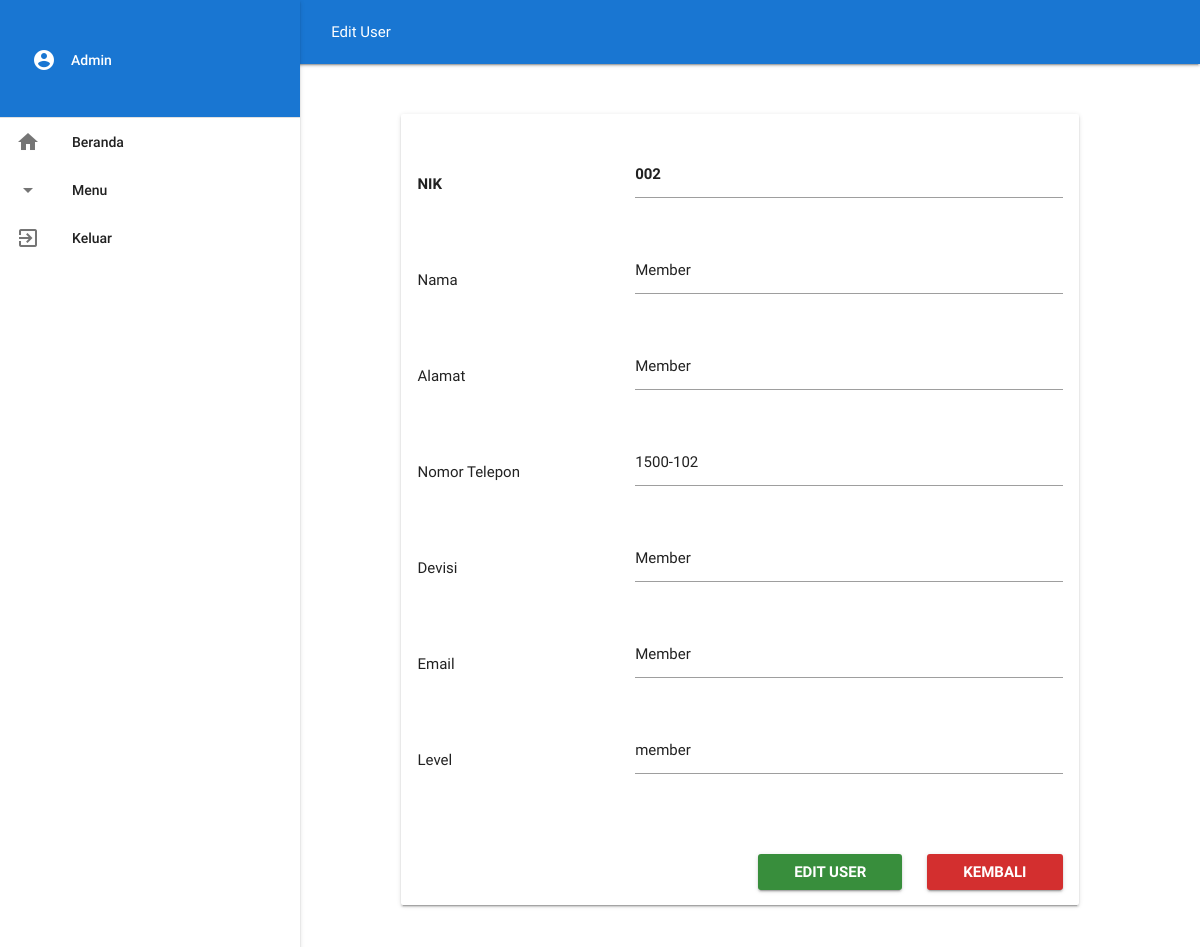
The page /admin/edit-user.php?id=2 (signed in) on the database its author committed.
### tables this page shows
CREATE TABLE `users` (
  `id` int(11) NOT NULL,
  `nik` varchar(100) NOT NULL,
  `nama` varchar(100) NOT NULL,
  `alamat` varchar(200) NOT NULL,
  `telepon` varchar(100) NOT NULL,
  `username` varchar(100) NOT NULL,
  `password` varchar(100) NOT NULL,
  `level` enum('admin','member') NOT NULL DEFAULT 'member',
  `divisi` varchar(100) NOT NULL,
  `email` varchar(100) NOT NULL
);

### admin/edit-user.php (the view, shortened to what this page needs)
<?php session_start();
$nama = ( isset($_SESSION['user']) ) ? $_SESSION['user'] : '';
?>
<?php
include_once("../config.php");
?>
<?php
$id = $_GET['id'];
$result = mysqli_query($koneksi, "SELECT * FROM users WHERE id=$id");
while($user_data = mysqli_fetch_array($result))
{
  $nik = $user_data['nik'];
  $name = $user_data['nama'];
  $alamat = $user_data['alamat'];
  $mobile = $user_data['telepon'];
  $divisi = $user_data['divisi'];
  $email = $user_data['email'];
  $level = $user_data['level'];
}
?>
<!DOCTYPE html>
<html>
<head>
    <link href="../fonts/material.css" rel="stylesheet">
    <link type="text/css" rel="stylesheet" href="../css/materialize.min.css"  media="screen,projection"/>
</head>
<body>
	<div class="row">
		<header>
	        <nav class="row top-nav blue darken-2">
	    		<div class="container">
	    			<div class="col offset-l2 nav-wrapper">
	    				<a class="page-title">Edit User</a>
	    			</div>
	    		</div>
			</nav>
			<ul id="slide-out" class="side-nav fixed">
	            <li class="no-padding">
		            <ul class="collapsible collapsible-accordion">
		                <li>
		                	<div class="user-view">
		                    	<div class="background" style="margin-bottom:-15%;">
		                    		<img src="../images/logincok.png">
		                    	</div>
		                		<span class="white-text name"><?php echo $nama; ?><i class="material-icons left">account_circle</i></span>
		                	</div>
		                </li>
		                <li><div class="divider" style="margin-top:15%;"></div></li>
		                <li><a href="index.php" class="collapsible-header">Beranda<i class="material-icons">home</i></a></li>
		                <li>
		                	<a class="collapsible-header">Menu<i class="material-icons">arrow_drop_down</i></a>
		                </li>
		                <li><a href="../logout.php" class="collapsible-header">Keluar<i class="material-icons">exit_to_app</i></a></li>
		            </ul>
	            </li>
	        </ul>
		</header>
		<main>
			<div class="row container">
				<div class="col s12 m12 l10 offset-l3"> <br>
				<form action="" method="post" name="form1">
					<div class="col s12 m12 l12 card-panel z-depth"> <br>
						<table class="highlight">
							<tr>
					        	<th>NIK</th>
					        	<th><input type="text" name="nik" value=<?php echo $nik; ?>></th>
					      	</tr>
					      	<tr>
					        	<td>Nama</td>
					        	<td><input type="text" name="nama" value=<?php echo $name;?>></td>
					      	</tr>
					      	<tr>
					        	<td>Alamat</td>
					        	<td><input type="text" name="alamat" value=<?php echo $alamat;?>></td>
					      	</tr>
					      	<tr>
					        	<td>Nomor Telepon</td>
					        	<td><input type="text" name="telepon" value=<?php echo $mobile;?>></td>
					      	</tr>
					      	<tr>
					        	<td>Devisi</td>
					        	<td><input type="text" name="divisi" value=<?php echo $divisi;?>></td>
					      	</tr>
					      	<tr>
					        	<td>Email</td>
					        	<td><input type="text" name="email" value=<?php echo $email;?>></td>
					      	</tr>
					      	<tr>
					        	<td>Level</td>
					        	<td><input type="text" name="level" value=<?php echo $level;?>></td>
					      	</tr>
					      	<tr>
				            	<td><input type="hidden" name="id" value=<?php echo $_GET['id'];?>></td>
				            </tr>
					      	</table>
					      	<table>
				            <tr>
				            	<th>
				            		<input type="submit" name="update" value="Edit User" class="right waves-effect waves-light btn green darken-2" style="float: left;">
				            	</th>
				            	<th style="width: 1%;">
				            		<a href="user.php"><input type="button" value="Kembali" class="right waves-effect waves-light btn red darken-2"></a>
				            	</th>
				            </tr>
				        </table>
					</div>
				</form>
				</div>
			</div>
		</main>
	</div>
</body>
</html>

### rows shown on the page
users: nik "002", nama "Member", alamat "Member", telepon "1500-102", divisi "Member", email "Member", level "member"

### other values the page prints
$nama "Admin"
